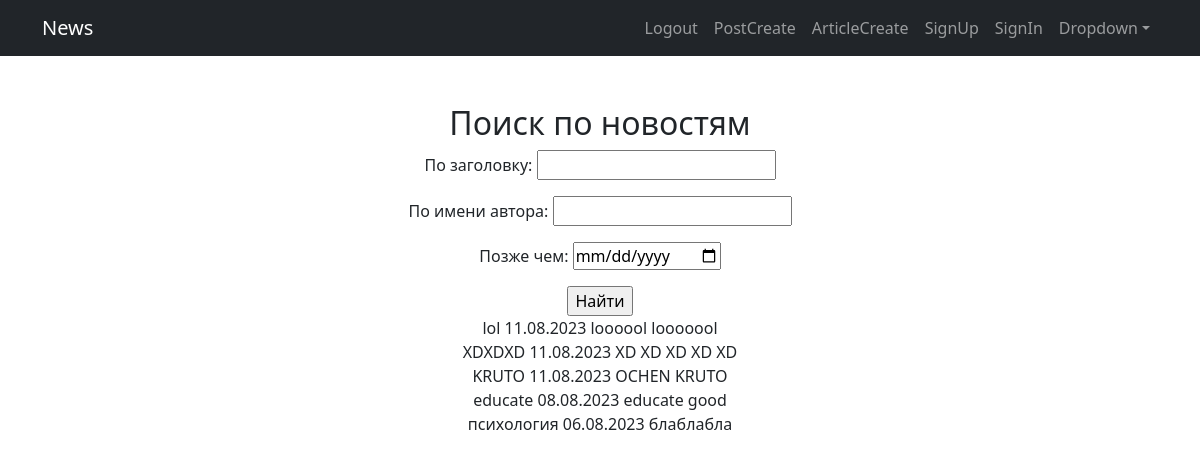
/posts/search/ (signed in), run on the app's committed database.
### news/models.py (models this page shows, shortened)
class Post(models.Model):
    post_author = models.ForeignKey(Author, on_delete=models.CASCADE)
    post_category = models.ManyToManyField(Category, through='PostCategory')
    article = 'A'
    news = 'N'
    POSITIONS = [
        (article, 'Статья'),
        (news, 'Новость'),
    ]
    category = models.CharField(max_length=1, choices=POSITIONS, default=news)
    date_created = models.DateField(auto_now_add=True)
    title = models.CharField(max_length=50)
    content = models.TextField()
    post_rate = models.IntegerField(default=0)

### news/views.py (the view)
# urls.py: path('search/', NewsSearch.as_view(), name='post_search'),
class NewsSearch(LoginRequiredMixin, ListView):
    model = Post
    template_name = 'post_search.html'
    context_object_name = 'post_search'
    ordering = ['-date_created']
    paginate_by = 5
    def get_queryset(self):
        queryset = super().get_queryset()
        self.filterset = PostFilter(self.request.GET, queryset)
        return self.filterset.qs
    def get_context_data(self, **kwargs):
        context = super().get_context_data(**kwargs)
        context['filterset'] = self.filterset
        return context

### templates/post_search.html (shortened to what this page needs)
{% extends 'flatpages/default.html' %}
{% block content %}
    <h2>Поиск по новостям</h2>
    <form action="" method="get">
        {{ filterset.form.as_p }}
        <input type="submit" value="Найти"/>
    </form>
    {% for post in post_search %}
     <div>
     {{ post.title }}
     {{ post.date_created|date:'d.m.Y' }}
     {{ post.content|truncatechars:20 }}
     </div>
    {% endfor %}
{% endblock content %}

### templates/flatpages/default.html (shortened to what this page needs)
<!DOCTYPE html>
<html lang="en">
    <head>
        {% load static %}
        <link href="{% static 'css/styles.css' %}" rel="stylesheet" />
    </head>
    <body>
        <nav class="navbar navbar-expand-lg navbar-dark bg-dark">
            <div class="container">
                <a class="navbar-brand" href="/posts/">News</a>
                <div class="collapse navbar-collapse" id="navbarSupportedContent">
                    <ul class="navbar-nav ms-auto mb-2 mb-lg-0">
                        <li class="nav-item"><a class="nav-link" href="/posts/logout">Logout</a></li>
                        <li class="nav-item"><a class="nav-link" href="/posts/create">PostCreate</a></li>
                        <li class="nav-item"><a class="nav-link" href="/posts/article/create">ArticleCreate</a></li>
                        <li class="nav-item"><a class="nav-link" href="/accounts/signup">SignUp</a></li>
                        <li class="nav-item"><a class="nav-link" href="/accounts/login">SignIn</a></li>
                        <li class="nav-item dropdown">
                            <a class="nav-link dropdown-toggle" id="navbarDropdown" href="#" role="button" data-bs-toggle="dropdown" aria-expanded="false">Dropdown</a>
                        </li>
                    </ul>
                </div>
            </div>
        </nav>
        <div class="container">
            <div class="text-center mt-5">
                {% block content %}
                {% endblock content %}
            </div>
        </div>
    </body>
</html>

### data on the page
Post: title "lol", date_created "11.08.2023", content "loooool looooool"
Post: title "XDXDXD", date_created "11.08.2023", content "XD XD XD XD XD"
Post: title "KRUTO", date_created "11.08.2023", content "OCHEN KRUTO"
Post: title "educate", date_created "08.08.2023", content "educate good"
Post: title "психология", date_created "06.08.2023", content "блаблабла"
